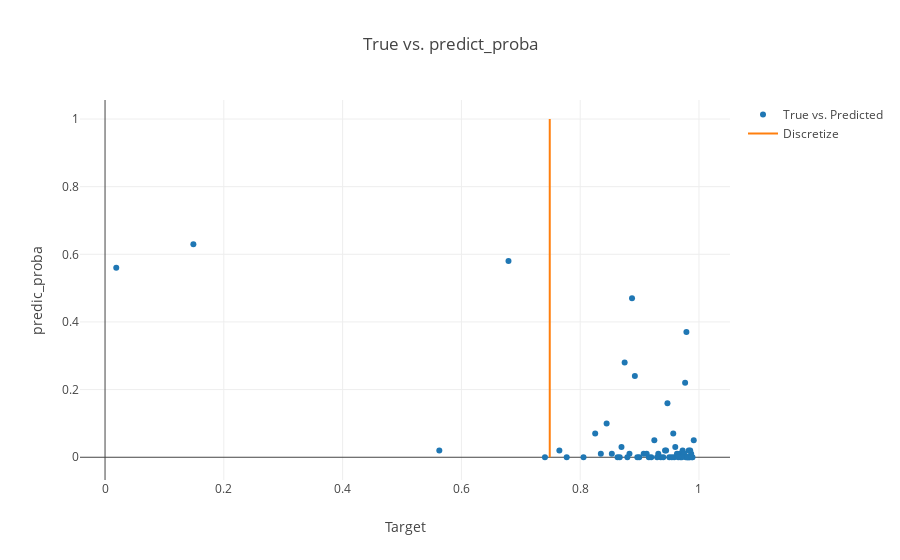
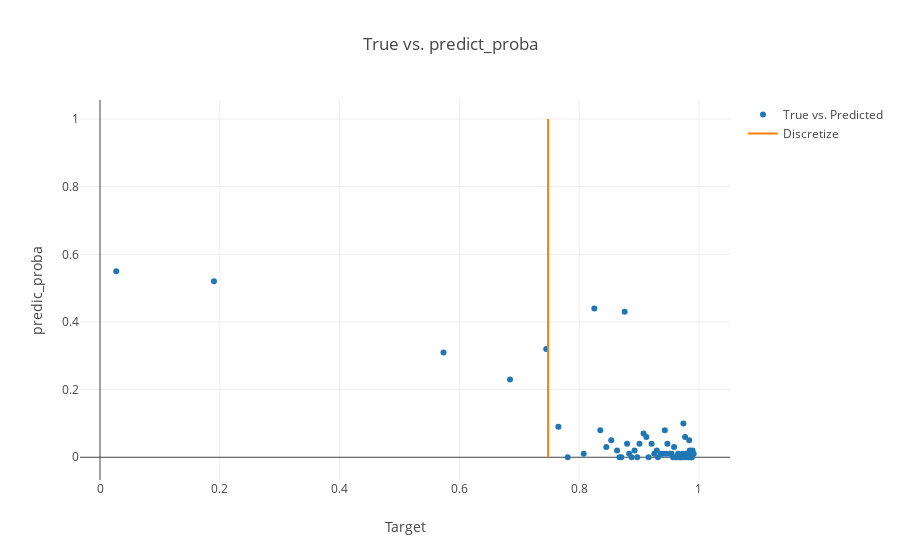
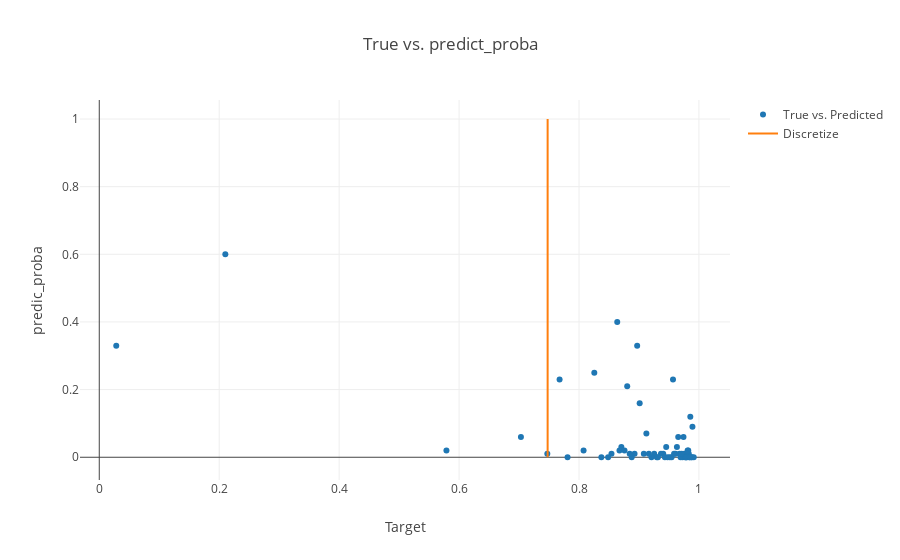

The code cell stored with these charts, in order, in its notebook:
### Code cell
# BinarizeTargetClassifier
cv = OrderedKFold(10)
results = {}
fold=0
kbest = SelectKBest(score_func=f_classif, k=2000)
#classifier = XGBClassifier(random_state=0)
classifier = RandomForestClassifier(n_estimators=100, random_state=0, class_weight='balanced_subsample')
pip = Pipeline([('prep_1', kbest), ('estimator', classifier)])
estimator0 = BinarizeTargetClassifier(pip, z_score=-1)

auc_scores = []
ap_scores = []
b_accuracy_scores = []

for train_index, test_index in cv.split(X, y):
    X_train, y_train = X[train_index], y[train_index]
    X_test, y_test = X[test_index], y[test_index]
    test_indices[fold] = test_index
    
    estimator = clone(estimator0)
    estimator.fit(X_train, y_train)
    y_p = estimator.predict(X_test)
    results[fold] = y_p

    y_t = y_test < estimator.discretize_value

    auc = roc_auc_score(y_t, y_p)
    print("AUC: %f" %auc)
    auc_scores.append(auc)
    
    ap = average_precision_score(y_t, y_p)
    print("AP: %f" %ap)
    ap_scores.append(ap)
    
    b_accuracy = balanced_accuracy_score(y_t, y_p>0.5)
    print("Balanced Accuracy: %f" %b_accuracy)
    b_accuracy_scores.append(b_accuracy)
    
    data1 = go.Scatter(
            x = y_test,
            y = y_p,
            mode = "markers",
            name = "True vs. Predicted",
    )
    fold += 1

    data2 = go.Scatter(
            x = [0, 1],
            y = [0.5, 0.5],
            mode = "lines",
            name = "class threshold",
    )
    
    data3 = go.Scatter(
            x = [estimator.discretize_value, estimator.discretize_value],
            y = [0, 1],
            mode = "lines",
            name = "Discretize",
    )

    layout = dict(
        xaxis=dict(
            title='Target'
        ),
        yaxis=dict(
            title='predic_proba'
        ),
        title="True vs. predict_proba"

    )
    fig = go.Figure(data=[data1, data3], layout=layout)
    iplot(fig)
    
print("AUC Mean: %f" %(sum(auc_scores)/float(len(auc_scores))))
print("AP Mean: %f" %(sum(ap_scores)/float(len(ap_scores))))
print("b_accuracy Mean: %f" %(sum(b_accuracy_scores)/float(len(b_accuracy_scores))))

### Figure 1 — Plotly figure (JSON) as saved in the notebook; plotly's stock layout.template omitted (floating-point values rounded to 4 significant figures)
{"data": [{"mode": "markers", "name": "True vs. Predicted", "type": "scatter", "uid": "84edbf00-280b-11e9-b9ca-4a0002d544a0", "x": [0.9197, 0.9356, 0.9677, 0.9688, 0.9155, 0.9847, 0.9315, 0.9428, 0.8829, 0.01887, 0.9601, 0.8533, 0.9629, 0.95, 0.8056, 0.8629, 0.9583, 0.9069, 0.9248, 0.8445, 0.9819, 0.8994, 0.9469, 0.892, 0.8348, 0.9119, 0.9852, 0.9767, 0.8666, 0.9567, 0.988, 0.9778, 0.9912, 0.9295, 0.1487, 0.9891, 0.6793, 0.9446, 0.9869, 0.9836, 0.7773, 0.981, 0.5628, 0.9739, 0.9725, 0.8252, 0.9399, 0.8794, 0.8749, 0.8962, 0.9827, 0.8873, 0.765, 0.7407, 0.9753, 0.9797, 0.9711, 0.965, 0.9543, 0.9788, 0.8695], "y": [0, 0, 0.01, 0, 0, 0, 0.01, 0.02, 0.01, 0.56, 0.03, 0.01, 0.01, 0, 0, 0, 0, 0.01, 0.05, 0.1, 0, 0, 0.16, 0.24, 0.01, 0.01, 0.02, 0.22, 0, 0.07, 0, 0, 0.05, 0, 0.63, 0, 0.58, 0.02, 0.01, 0, 0, 0, 0.02, 0.01, 0.02, 0.07, 0, 0, 0.28, 0, 0.02, 0.47, 0.02, 0, 0.01, 0, 0, 0, 0, 0.37, 0.03]}, {"mode": "lines", "name": "Discretize", "type": "scatter", "uid": "84edc100-280b-11e9-828f-4a0002d544a0", "x": [0.7487, 0.7487], "y": [0, 1]}], "layout": {"title": "True vs. predict_proba", "xaxis": {"title": "Target"}, "yaxis": {"title": "predic_proba"}}}

### Figure 2 — Plotly figure (JSON) as saved in the notebook; plotly's stock layout.template omitted (floating-point values rounded to 4 significant figures)
{"data": [{"mode": "markers", "name": "True vs. Predicted", "type": "scatter", "uid": "86010745-280b-11e9-b894-4a0002d544a0", "x": [0.9891, 0.9584, 0.8632, 0.9853, 0.8453, 0.8834, 0.9677, 0.5735, 0.9607, 0.9122, 0.9006, 0.9567, 0.9881, 0.8353, 0.9725, 0.8673, 0.9253, 0.9365, 0.8075, 0.6845, 0.9811, 0.8252, 0.9158, 0.02712, 0.9768, 0.9837, 0.8799, 0.9871, 0.9543, 0.9712, 0.9401, 0.9819, 0.9208, 0.8535, 0.9779, 0.9473, 0.9788, 0.9739, 0.8875, 0.9913, 0.943, 0.9509, 0.9829, 0.8759, 0.8923, 0.7808, 0.9075, 0.8969, 0.9315, 0.9631, 0.9295, 0.7653, 0.8703, 0.7449, 0.9652, 0.1903, 0.9753, 0.9797, 0.9847, 0.9451, 0.9691], "y": [0.02, 0.03, 0.02, 0, 0.03, 0.01, 0, 0.31, 0, 0.06, 0.04, 0, 0, 0.08, 0.01, 0, 0.01, 0.01, 0.01, 0.23, 0.01, 0.44, 0, 0.55, 0.06, 0.05, 0.04, 0, 0.01, 0, 0.01, 0.01, 0.04, 0.05, 0.01, 0.04, 0, 0.1, 0, 0.01, 0.08, 0.01, 0, 0.43, 0.02, 0, 0.07, 0, 0, 0, 0.02, 0.09, 0, 0.32, 0.01, 0.52, 0, 0.01, 0.02, 0.01, 0]}, {"mode": "lines", "name": "Discretize", "type": "scatter", "uid": "860108d1-280b-11e9-b1f6-4a0002d544a0", "x": [0.748, 0.748], "y": [0, 1]}], "layout": {"title": "True vs. predict_proba", "xaxis": {"title": "Target"}, "yaxis": {"title": "predic_proba"}}}

### Figure 3 — Plotly figure (JSON) as saved in the notebook; plotly's stock layout.template omitted (floating-point values rounded to 4 significant figures)
{"data": [{"mode": "markers", "name": "True vs. Predicted", "type": "scatter", "uid": "87096294-280b-11e9-b10f-4a0002d544a0", "x": [0.8926, 0.9856, 0.9544, 0.7676, 0.9454, 0.9755, 0.8706, 0.9678, 0.9404, 0.9872, 0.9727, 0.9654, 0.7471, 0.9367, 0.961, 0.9789, 0.8675, 0.9839, 0.9515, 0.9821, 0.8541, 0.9254, 0.8879, 0.9011, 0.9081, 0.0283, 0.9694, 0.2102, 0.9892, 0.9881, 0.9297, 0.897, 0.983, 0.9712, 0.9811, 0.9913, 0.9585, 0.7809, 0.9769, 0.978, 0.9799, 0.9742, 0.5789, 0.8637, 0.9567, 0.9432, 0.8804, 0.8076, 0.8759, 0.9632, 0.9123, 0.8485, 0.8373, 0.9847, 0.9316, 0.8255, 0.9476, 0.7031, 0.8845, 0.9208, 0.9165], "y": [0.01, 0.12, 0, 0.23, 0.03, 0.01, 0.03, 0.01, 0.01, 0, 0, 0.06, 0.01, 0.01, 0.01, 0, 0.02, 0, 0, 0.02, 0.01, 0.01, 0, 0.16, 0.01, 0.33, 0, 0.6, 0.09, 0, 0, 0.33, 0.01, 0.01, 0.02, 0, 0.01, 0, 0, 0, 0, 0.06, 0.02, 0.4, 0.23, 0, 0.21, 0.02, 0.02, 0.03, 0.07, 0, 0, 0, 0, 0.25, 0, 0.06, 0.01, 0, 0.01]}, {"mode": "lines", "name": "Discretize", "type": "scatter", "uid": "870964a6-280b-11e9-a8cf-4a0002d544a0", "x": [0.7477, 0.7477], "y": [0, 1]}], "layout": {"title": "True vs. predict_proba", "xaxis": {"title": "Target"}, "yaxis": {"title": "predic_proba"}}}
